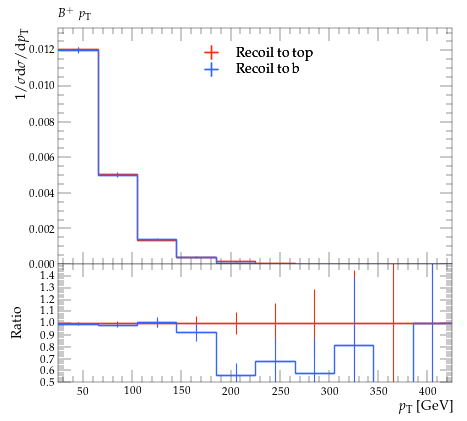

Recreate this plot in Python.
#! /usr/bin/env python

# This Python script was auto-generated using YODA v2.0.2.
# Analysis object: /MC_HFDECAYS/BPLUS_pT
# Timestamp: 31-07-2026 (13:13:52)

import matplotlib as mpl
import matplotlib.pyplot as plt
mpl.use('Agg') # comment out for interactive use
import os
import numpy as np

plotDir = os.path.split(os.path.realpath(__file__))[0]
if 'YODA_USER_PLOT_PATH' in globals():
    plot_outdir = globals()['YODA_USER_PLOT_PATH']
else:
    plot_outdir = plotDir

#plot style
plt.style.use(os.path.join(plotDir, '../default.mplstyle'))
# plot metadata
figW, figH = plt.rcParams['figure.figsize']
ax_xLabel = r'$p_\mathrm{T}$ [GeV]'
ax_yLabel = r'$1/\sigma \mathrm{d}\sigma/\mathrm{d}p_\mathrm{T}$'
ax_title  = r'$B^+$ $p_\mathrm{T}$'
ax_xScale = 'linear'
ax_yScale = 'linear'
xLims = (25.0, 425.0)
yLims = (0.0, 0.013269168000000001)

# TeX-friendly labels for the legend
labels = {
    'legend' : ([ r"Recoil to top", r"Recoil to b" ], r""),
}

# Adjust canvas width and height
canvasW = 10.0
canvasH = 9.0
figW *= canvasW/10.
figH *= canvasH/9.

# Create figure and axis objects
fig, (ax, ratio0_ax) = plt.subplots(2, 1, sharex=True,
                  figsize=(figW,figH), gridspec_kw={'height_ratios': (6.0, 3.0)})

# Set figure margins
plt.subplots_adjust(
    left   = 1.0 * plt.rcParams['figure.subplot.left'],
    right  = 1.0 * plt.rcParams['figure.subplot.right'],
    top    = 1.0 * plt.rcParams['figure.subplot.top'],
    bottom = 1.0 * plt.rcParams['figure.subplot.bottom'])

ratio0_ax.yaxis.set_major_locator(mpl.ticker.MultipleLocator(0.1))
ratio0_ax.set_ylim(0.5, 1.4999)
ratio0_ax.set_ylabel('Ratio')

# the numerical data is stored in a separate file
dataf = dict()
prefix = os.path.split(__file__)[0]
if prefix:    prefix = prefix + '/'
exec(open(prefix+'BPLUS_pT__data.py').read(), dataf)


legend_handles = dict() # keep track of handles for the legend

# style options for curves
# starts at zorder>=5 to draw curve on top of legend
styles = {
  'recoil_t': {
    'color' : '#EE3311',
    'linestyle' : '-',
    'linewidth' : 1,
    'marker' : 'none',
    'markersize' : 2,
    'capsize' : 0.0,
    'zorder' : 5,
    'histstyle' : 1,
    'drawstyle' : 'steps-pre',
    'xerrorbars' : 1,
    'yerrorbars' : 1,
    'fillcolor' : None,
    'fillopacity' : 1.0,
    'ratio0_linestyle' : '-',
    'ratio0_linewidth' : 1,
    'ratio0_marker' : 'none',
    'ratio0_markersize' : 2,
    'ratio0_capsize' : 0.0,
    'ratio0_zorder' : 5,
    'ratio0_histstyle' : 1,
    'ratio0_drawstyle' : 'steps-pre',
    'ratio0_xerrorbars' : 1,
    'ratio0_yerrorbars' : 1,
  },
  'recoil_b': {
    'color' : '#3366FF',
    'linestyle' : '-',
    'linewidth' : 1,
    'marker' : 'none',
    'markersize' : 2,
    'capsize' : 0.0,
    'zorder' : 6,
    'histstyle' : 1,
    'drawstyle' : 'steps-pre',
    'xerrorbars' : 1,
    'yerrorbars' : 1,
    'fillcolor' : None,
    'fillopacity' : 1.0,
    'ratio0_linestyle' : '-',
    'ratio0_linewidth' : 1,
    'ratio0_marker' : 'none',
    'ratio0_markersize' : 2,
    'ratio0_capsize' : 0.0,
    'ratio0_zorder' : 6,
    'ratio0_histstyle' : 1,
    'ratio0_drawstyle' : 'steps-pre',
    'ratio0_xerrorbars' : 1,
    'ratio0_yerrorbars' : 1,
  },
}

# curve from input yoda files in main panel
for label, yvals in dataf['yvals'].items():
    if all(np.isnan(v) for v in dataf['yvals'][label]):
        continue
    tmp = None
    if styles[label]['histstyle']: # draw as histogram
        xpos = dataf['xedges'][label] if styles[label]['drawstyle'] else dataf['xpoints'][label]
        ypos = np.insert(yvals, 0, yvals[0]) if styles[label]['drawstyle'] else yvals
        if styles[label]['fillcolor']: # fill area below curve
            ax.fill_between(xpos, ypos, step='pre',
                            color=styles[label]['fillcolor'],
                            alpha=styles[label]['fillopacity'])
        tmp, = ax.plot(xpos, ypos,
                       color=styles[label]['color'],
                       linestyle=styles[label]['linestyle'],
                       linewidth=styles[label]['linewidth'],
                       drawstyle=styles[label]['drawstyle'], solid_joinstyle='miter',
                       zorder=styles[label]['zorder'], label=label)
    tmp = ax.errorbar(dataf['xpoints'][label], yvals,
                      xerr=np.array(dataf['xerrs'][label])*styles[label]['xerrorbars'],
                      yerr=np.array(dataf['yerrs'][label])*styles[label]['yerrorbars'],
                      fmt=styles[label]['marker'], capsize=styles[label]['capsize'],
                      markersize=styles[label]['markersize'],
                      ecolor=styles[label]['color'],
                      color=styles[label]['color'], zorder=styles[label]['zorder'])
    tmp[-1][0].set_linestyle(styles[label]['linestyle'])
    tmp[-1][0].set_linewidth(styles[label]['linewidth'])
    if label in dataf['add_legend_handle']:  legend_handles[label] = tmp
    for varLabel in dataf['variation_yvals'].keys():
        if varLabel.startswith(label):
            tmp, = ax.plot(dataf['xedges'][label], dataf['variation_yvals'][varLabel],
                           color=styles[label]['color'],
                           linestyle=styles[label]['linestyle'],
                           linewidth=styles[label]['linewidth'],
                           drawstyle='steps-pre', solid_joinstyle='miter',
                           zorder=styles[label]['zorder'], alpha=0.5)


# plots on ratio panel
# curve from input yoda files in ratio panel
for label, yvals in dataf['ratio0_yvals'].items():
    if all(np.isnan(v) for v in yvals):
        continue
    if styles[label]['ratio0_histstyle']: # plot as histogram
        xpos = dataf['xedges']['recoil_t'] if styles[label]['ratio0_drawstyle'] else dataf['xpoints']['recoil_t']
        ypos = np.insert(yvals, 0, yvals[0]) if styles[label]['ratio0_drawstyle'] else yvals
        ratio0_ax.plot(xpos, ypos,
                       color=styles[label]['color'],
                       linewidth=styles[label]['linewidth'],
                       linestyle=styles[label]['ratio0_linestyle'],
                       drawstyle=styles[label]['ratio0_drawstyle'], zorder=styles[label]['zorder'],
                       solid_joinstyle='miter')
    tmp = ratio0_ax.errorbar(dataf['xpoints']['recoil_t'], yvals,
                             xerr=np.array(dataf['ref_xerrs'])*styles[label]['ratio0_xerrorbars'],
                             yerr=np.array(dataf['ratio0_yerrs'][label])*styles[label]['ratio0_yerrorbars'],
                             fmt=styles[label]['ratio0_marker'], capsize=styles[label]['ratio0_capsize'],
                             markersize=styles[label]['ratio0_markersize'],
                             ecolor=styles[label]['color'],
                             color=styles[label]['color'])
    tmp[-1][0].set_linestyle(styles[label]['ratio0_linestyle'])
    tmp[-1][0].set_linewidth(styles[label]['ratio0_linewidth'])

    for varlabel in dataf['ratio0_variation_vals'].keys():
        if varlabel.startswith(label):
            ratio0_ax.plot(dataf['xedges']['recoil_t'],
                            dataf['ratio0_variation_vals'][varlabel],
                            color=styles[label]['color'],
                            linestyle=styles[label]['linestyle'],
                            linewidth=styles[label]['linewidth'],
                            drawstyle='steps-pre', solid_joinstyle='miter',
                            zorder=1, alpha=0.5)

legend_items = list(legend_handles.values())
ax.add_artist(ax.legend(legend_items,
                        labels['legend'][0],
                        title=labels['legend'][1],
                        alignment='left',
                        loc='upper center',
                        bbox_to_anchor=(0.5, 0.97)))

# set plot metadata as defined above
ratio0_ax.set_xlabel(ax_xLabel)
ratio0_ax.xaxis.set_label_coords(1., -0.15)
ax.set_ylabel(ax_yLabel, ha='right', va='top')
ax.yaxis.set_label_coords(-0.11, 1.0)
ax.set_title(ax_title, loc='left')
ax.set_xscale(ax_xScale)
ax.set_yscale(ax_yScale)
ax.set_xlim(xLims)
ax.set_ylim(yLims)

# tick formatting
plt.rcParams['xtick.top'] = True
plt.rcParams['ytick.right'] = True
fig.align_ylabels((ax, ratio0_ax))
plt.savefig(os.path.join(plot_outdir, 'BPLUS_pT.pdf'), format='PDF')
plt.savefig(os.path.join(plot_outdir, 'BPLUS_pT.png'), format='PNG')

plt.close(fig)
